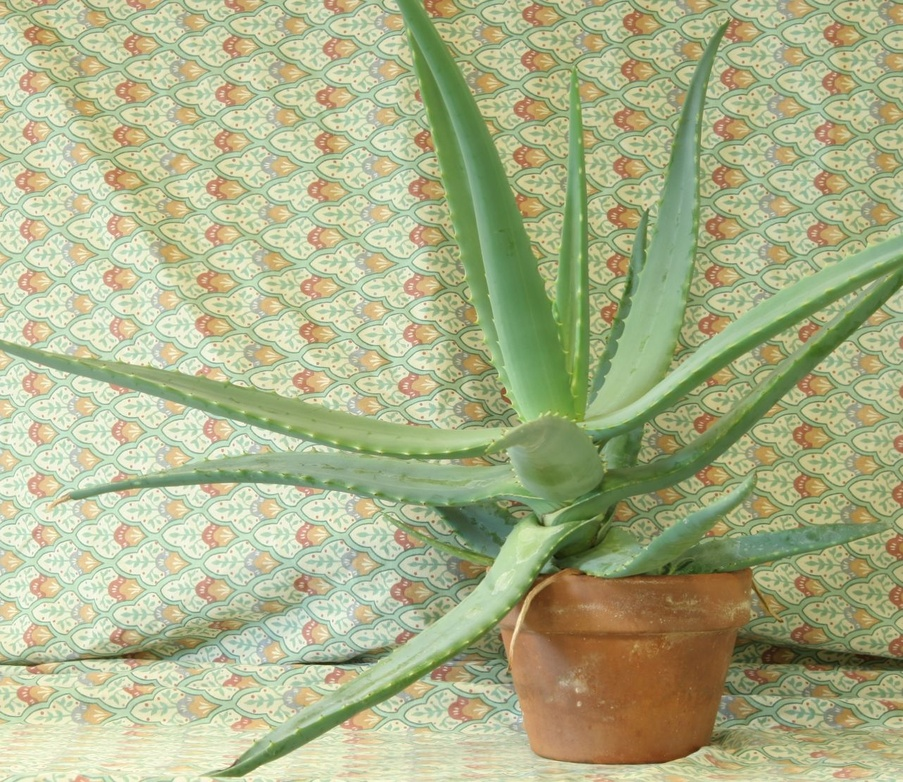
//> input picture 08_3D_vision/08_01_disparity/data/aloeL.jpg, 903 x 782 px, shrunk from 1282 x 1110 before the run
$ ./main ../../08_3D_vision/08_01_disparity/data/aloeL.jpg   (built with g++ and OpenCV 4)
//> lines starting //> are read from the running program, lines starting //| are printed output that depends on the picture
/**
 * @file main.cpp
 * @brief Non-linear intensity transforms applied with a look-up table
 * @author José Miguel Guerrero Hernández
 *
 * This example demonstrates:
 * - Gamma correction: s = r^gamma, with r normalised to [0, 1]
 * - Logarithmic transform: s = log(1 + r), normalised so that s(1) = 1
 * - Look-up tables: why they are the way to apply any per-pixel function
 *
 * @note An 8-bit image has only 256 possible input values, so a per-pixel
 *       function can only return 256 different results. Evaluating it once per
 *       pixel repeats work: it is enough to evaluate it 256 times, store the
 *       results in a table and then replace each pixel by its entry. The cost
 *       stops depending on how expensive the function is, which is why the same
 *       code serves for a power and for a logarithm.
 *
 * @see https://docs.opencv.org/4.x/d2/de8/group__core__array.html
 */

#include <cstdlib>
#include <cmath>
#include <opencv2/core.hpp>
#include <opencv2/imgproc.hpp>
#include <opencv2/highgui.hpp>
#include <functional>
#include <iostream>
#include <string>

namespace Config
{
// gamma < 1 opens up the shadows, gamma > 1 darkens the mid-tones
constexpr double GAMMA_BRIGHTEN = 0.45;
constexpr double GAMMA_DARKEN = 2.2;

constexpr int LEVELS = 256;        // 8-bit input: this is the whole domain
}

/**
 * @brief Builds a 1x256 look-up table by sampling a function of r in [0, 1]
 * @param curve Function to sample; it must map [0, 1] to [0, 1]
 * @return Table ready for cv::LUT
 *
 * saturate_cast keeps the result inside [0, 255] even if the curve overshoots.
 */
cv::Mat buildLut(const std::function<double(double)> & curve)
{
  cv::Mat lut(1, Config::LEVELS, CV_8U);
  for (int i = 0; i < Config::LEVELS; i++) {
    const double r = i / (Config::LEVELS - 1.0);
    lut.at<uchar>(i) = cv::saturate_cast<uchar>(curve(r) * 255.0);
  }
  return lut;
}

/**
 * @brief Applies a curve through a look-up table and shows the result
 * @param src Input image, 8-bit
 * @param curve Function to apply
 * @param title Window title
 */
void showTransform(
  const cv::Mat & src,
  const std::function<double(double)> & curve,
  const std::string & title)
{
  cv::Mat dst;
  cv::LUT(src, buildLut(curve), dst);
  cv::imshow(title, dst);
}

/**
 * @brief Compares the cost of evaluating the curve per pixel and via a table
 * @param src Input image, 8-bit
 * @param gamma Exponent of the gamma correction used for the measurement
 *
 * Both produce the same image; what changes is how many times std::pow runs:
 * once per pixel, or once per intensity level.
 */
void compareCost(const cv::Mat & src, double gamma)
{
  cv::Mat per_pixel = src.clone();

  const double start_direct = static_cast<double>(cv::getTickCount());
  for (int y = 0; y < per_pixel.rows; y++) {
    uchar * row = per_pixel.ptr<uchar>(y);
    // Flat index over the row: it walks columns times channels, not columns
    for (int n = 0; n < per_pixel.cols * per_pixel.channels(); n++) {
      row[n] = cv::saturate_cast<uchar>(std::pow(row[n] / 255.0, gamma) * 255.0);
    }
  }
  const double direct_ms =
    (cv::getTickCount() - start_direct) / cv::getTickFrequency() * 1000.0;

  cv::Mat with_lut;
  const double start_lut = static_cast<double>(cv::getTickCount());
  cv::LUT(src, buildLut([gamma](double r) {return std::pow(r, gamma);}), with_lut);
  const double lut_ms =
    (cv::getTickCount() - start_lut) / cv::getTickFrequency() * 1000.0;

  const int pixels = src.rows * src.cols * src.channels();
  std::cout << "\n=== Cost of applying the same gamma ===" << std::endl;
  std::cout << "Pixel by pixel: " << pixels << " calls to std::pow, "
            << direct_ms << " ms" << std::endl;
  std::cout << "Look-up table:  " << Config::LEVELS << " calls to std::pow, "
            << lut_ms << " ms" << std::endl;
  std::cout << "Largest difference between both results: "
            << cv::norm(per_pixel, with_lut, cv::NORM_INF) << std::endl;
}

int main(int argc, char ** argv)
{
  // Load input image
  // Command-line arguments; --help prints the usage
  cv::CommandLineParser parser(argc, argv,
    "{help h | | Show this help message}"
    "{@input | ../../data/home.jpg | Input file}");
  if (parser.has("help")) {
    parser.printMessage();
    return EXIT_SUCCESS;
  }
  const std::string image_path = parser.get<std::string>("@input");

  // Without this, a malformed value (--frames=xyz) is reported by the parser
  // but the example carries on with the default, which is the hardest kind
  // of failure to diagnose. Note it validates values, not option names:
  // cv::CommandLineParser ignores an unknown option without complaining
  if (!parser.check()) {
    parser.printErrors();
    return EXIT_FAILURE;
  }
  cv::Mat src = cv::imread(cv::samples::findFile(image_path, false), cv::IMREAD_COLOR);
//> src is the input picture: 782 rows x 903 cols, CV_8UC3; mean B, G, R 136.7, 177.2, 171.2

  if (src.empty()) {
    std::cerr << "Error: Could not open or find the image!" << std::endl;
    std::cerr << "Path: " << image_path << std::endl;
    std::cerr << "Usage: " << argv[0] << " <Input image>" << std::endl;
    return EXIT_FAILURE;
  }

  std::cout << "=== Intensity Transforms Demo ===" << std::endl;
  std::cout << "Image loaded: " << src.cols << "x" << src.rows << " pixels" << std::endl;
//| Image loaded: 903x782 pixels

  cv::imshow("Original", src);

  showTransform(src, [](double r) {return std::pow(r, Config::GAMMA_BRIGHTEN);},
    "Gamma 0.45 (brighter)");
//> after the loop in buildLut, `for (int i = 0; i < Config::LEVELS; i++)`: lut = 256 values from 0 to 255
//> in showTransform, `cv::LUT(src, buildLut(curve), dst);`:
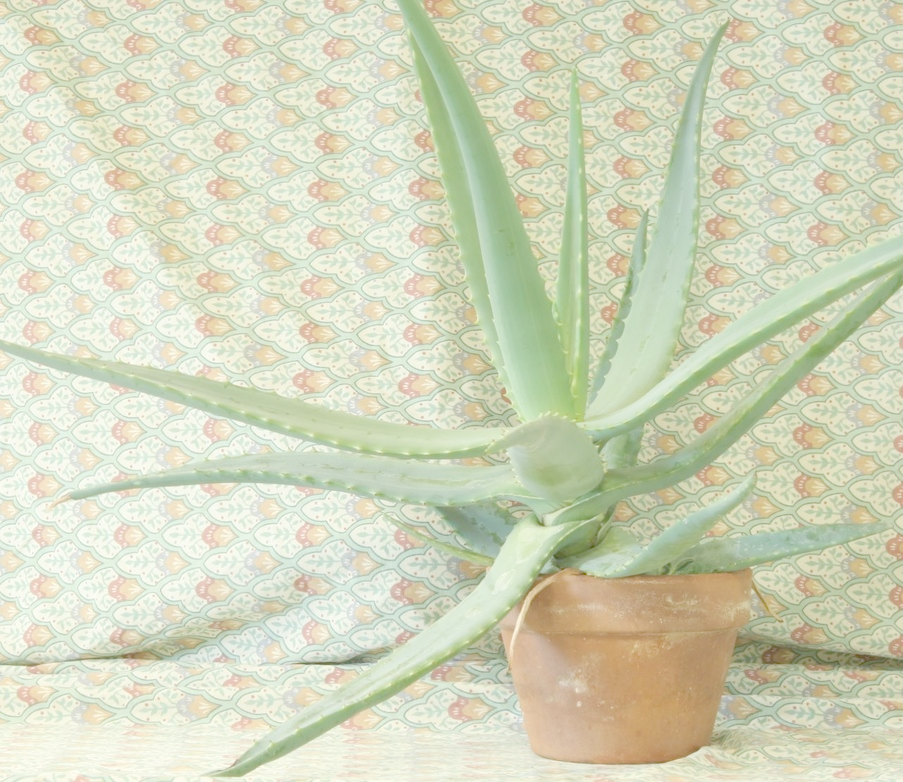
//> dst: 782 rows x 903 cols, CV_8UC3; mean B, G, R 189.3, 214.8, 211.3
  showTransform(src, [](double r) {return std::pow(r, Config::GAMMA_DARKEN);},
    "Gamma 2.2 (darker)");
//> call 2 of showTransform, with title = "Gamma 2.2 (darker)"
//> in showTransform (call 2), `cv::LUT(src, buildLut(curve), dst);`:
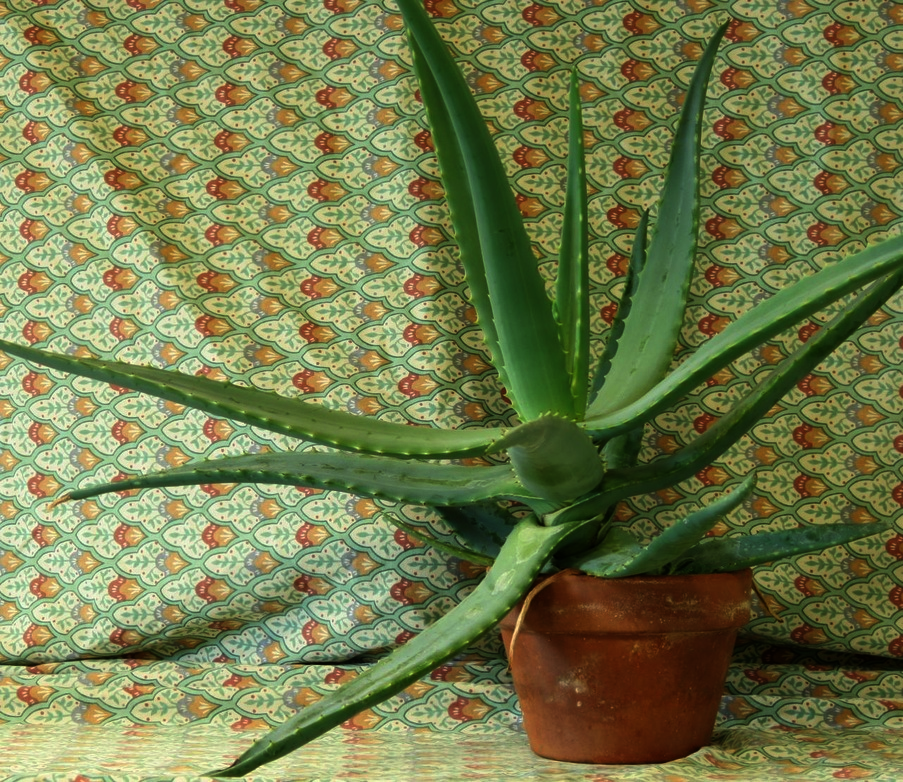
//> dst: 782 rows x 903 cols, CV_8UC3; mean B, G, R 74.6, 122.7, 114.7

  // log(1 + r) divided by log(2) so that the maximum stays at 1
  showTransform(src, [](double r) {return std::log1p(r) / std::log(2.0);},
    "Logarithmic");
//> call 3 of showTransform, with title = "Logarithmic"
//> in showTransform (call 3), `cv::LUT(src, buildLut(curve), dst);`:
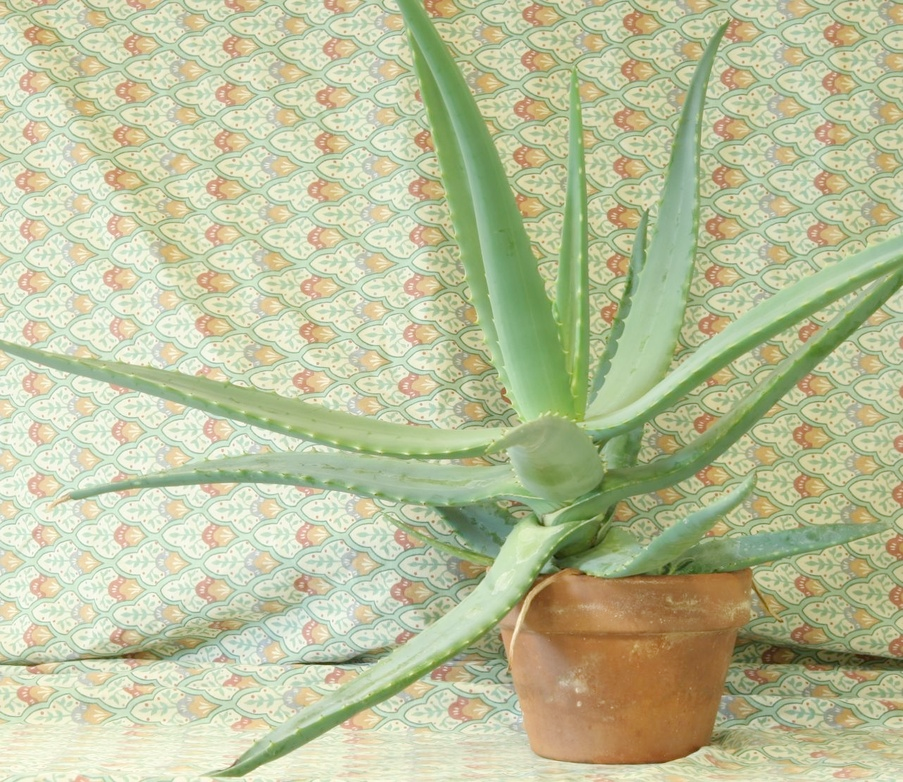
//> dst: 782 rows x 903 cols, CV_8UC3; mean B, G, R 155.1, 192.3, 187

  // the negative is also a per-pixel function, and the same table applies
  showTransform(src, [](double r) {return 1.0 - r;}, "Negative");
//> call 4 of showTransform, with title = "Negative"
//> in showTransform (call 4), `cv::LUT(src, buildLut(curve), dst);`:
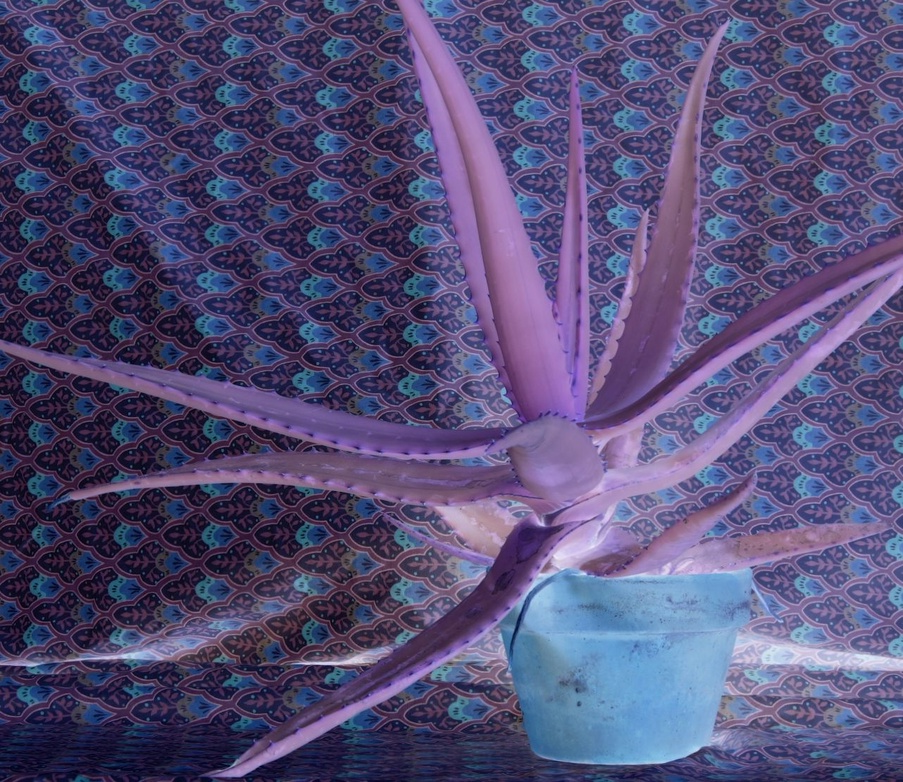
//> dst: 782 rows x 903 cols, CV_8UC3; mean B, G, R 118.3, 77.8, 83.8

  compareCost(src, Config::GAMMA_BRIGHTEN);
//| Largest difference between both results: 0

  std::cout << "\nPress any key to exit..." << std::endl;
  cv::waitKey(0);

  return EXIT_SUCCESS;
}
